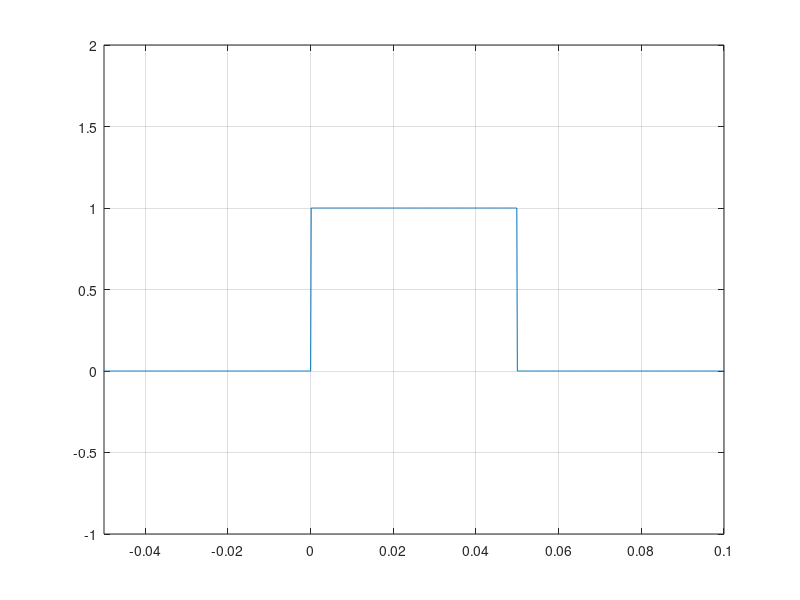
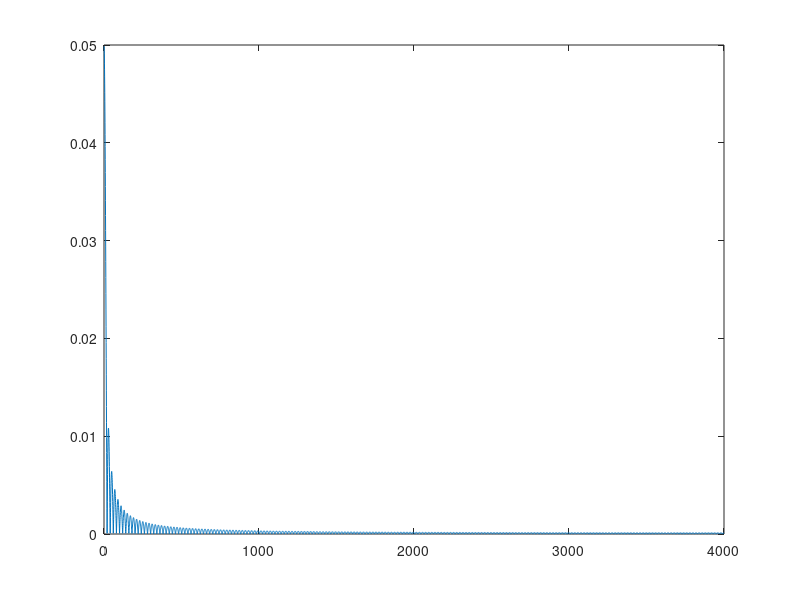

Write MATLAB code to recreate these figures, in order.
Fs=8000;                       % Frequence echantillonnage 
t=-1:1/Fs:1;                    % 
y=zeros(size(t));
% Rectangular pulse 
for n=1:length(t)
if t(n)>0 && t(n)<0.05
 y(n)=1;
end
end
figure
plot(t,y)
axis([-0.05 0.1 -1 2])
grid on

% Discrete Fourier  Transform 
 L=length(y);
 N=ceil(log2(L));
 fy=fft(y,2^N)/(L/2);
 f=(Fs/2^N)*(0:2^(N-1)-1);
 figure
 plot(f,abs(fy(1:2^(N-1))));